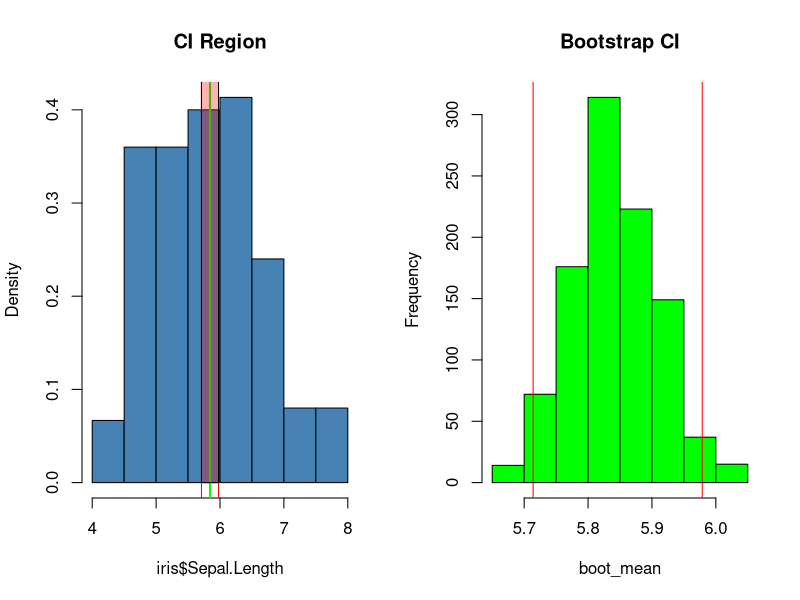

Recreate this plot in R.
# 95% CI Advanced + visualization
ci <- t.test(iris$Sepal.Length)$conf.int
cat("95% CI: [", ci[1], ",", ci[2], "]\n")

dev.new()
par(mfrow=c(1,2))
hist(iris$Sepal.Length, col="steelblue", main="CI Region", prob=TRUE)
abline(v=ci[1],col="red"); abline(v=ci[2],col="red")
abline(v=mean(iris$Sepal.Length),col="green",lwd=2)
polygon(c(ci[1],seq(ci[1],ci[2],length=20),ci[2]),c(0,dnorm(seq(ci[1],ci[2],length=20),mean(iris$Sepal.Length),sd(iris$Sepal.Length)/sqrt(150)),0),col=rgb(1,0,0,0.3))

# Bootstrap CI
set.seed(123)
boot_mean <- replicate(1000, mean(sample(iris$Sepal.Length, replace=TRUE)))
boot_ci <- quantile(boot_mean, c(0.025, 0.975))
hist(boot_mean, col="green", main="Bootstrap CI")
abline(v=boot_ci[1],col="red"); abline(v=boot_ci[2],col="red")
